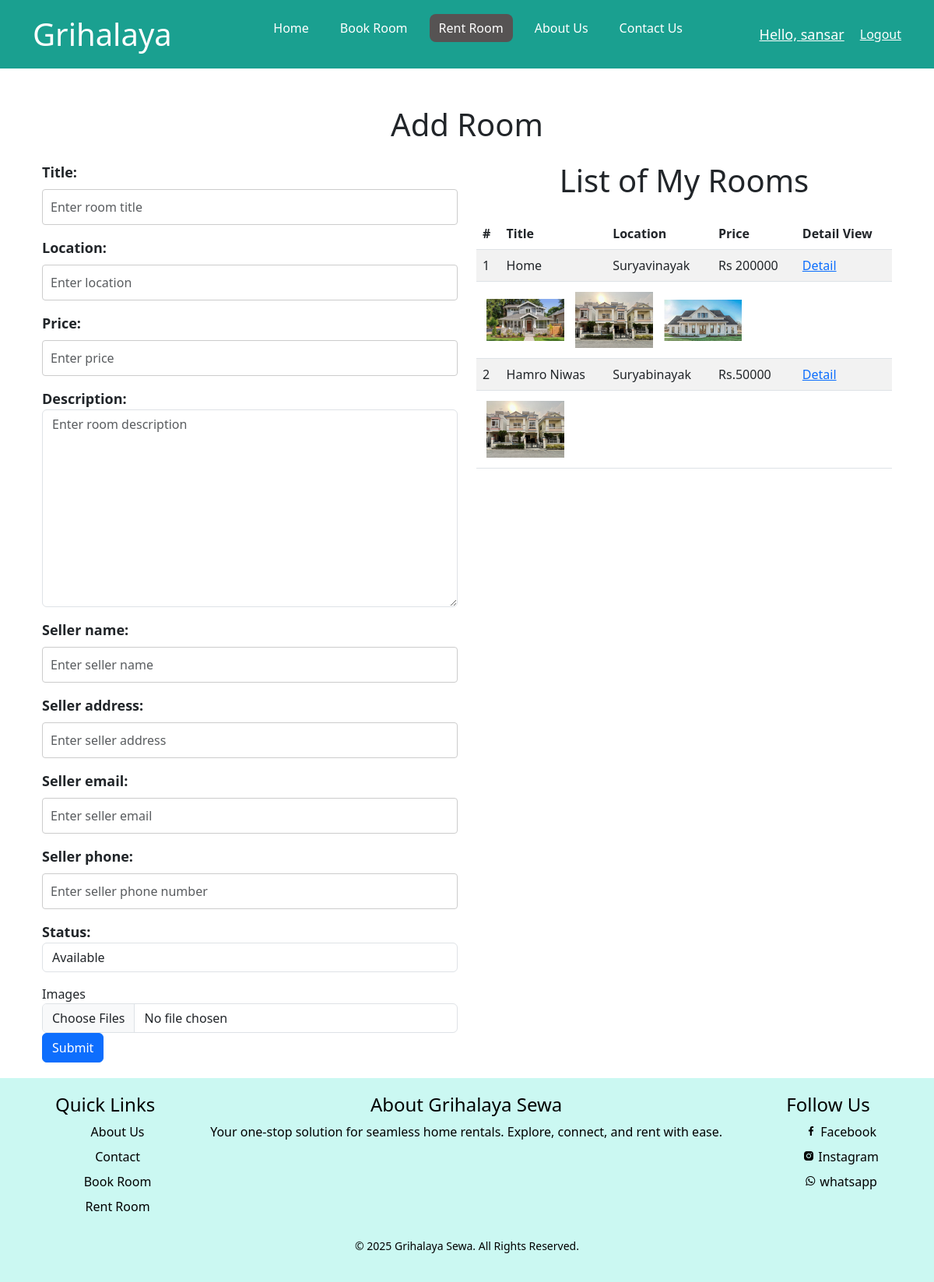
Screenshot of /accounts/sell/1/ (signed in) with the database file from the repository.
### registration/models.py (models this page shows, shortened)
class Room(models.Model):
    title = models.CharField(max_length=200)
    location = models.CharField(max_length=255)
    price = models.CharField(max_length=255)
    description = models.TextField()
    seller_name = models.CharField(max_length=255)
    seller_address = models.TextField()
    seller_email = models.EmailField()
    seller_phone = models.CharField(max_length=15)
    status = models.CharField(
        max_length=50,
        choices=[('available', 'Available'), ('sold', 'Sold')],
        default='available'
    )
    user = models.ForeignKey(User, on_delete=models.CASCADE, related_name='rooms', null=True, blank=True)

class RoomImage(models.Model):
    room = models.ForeignKey(Room, on_delete=models.CASCADE, related_name='images')
    image = models.ImageField(upload_to='room_images/')

### registration/views.py (the view)
# urls.py: path('sell/<int:pk>/',views.selling,name="selling"),#room_insert, room_list==id
@login_required(login_url='registration:login')
def selling(request, pk):
    rooms = Room.objects.filter(user_id=pk)
    if request.method == 'POST':
        form = RoomForm(request.POST)
        images = request.FILES.getlist('image')  # Retrieve multiple files
        if form.is_valid():
            room = form.save(commit=False)
            room.user = request.user
            room.save()
            for image in images:
                RoomImage.objects.create(room=room, image=image)
            return redirect('registration:buying')
    else:
        form = RoomForm()
    return render(request, "registration/selling/sell_room_insert.html", {
        "selling": "active",
        'form': form,
        'rooms': rooms
    })

### templates/registration/selling/sell_room_insert.html (shortened to what this page needs)
    {% extends "main/base.html" %}
    {% load static %}
    {% block css %}
    {{ block.super }}
    {% endblock css %}
    {% block content %}
    <div class="container mt-5">
        <h1 class="mb-4">Add Room</h1>
        <div class="row">
            <div class="col-md-6">
            <form method="post" enctype="multipart/form-data">
                {{ form.as_p }}
                <div class="form-group">
                    <label for="id_image">Images</label>
                    <input type="file" name="image" id="id_image" class="form-control" multiple>
                </div>
                <button type="submit" class="btn btn-primary">Submit</button>
            </form>
            </div>
            <div class="col-md-6">
                <h1 class="mb-4">List of My Rooms</h1>
                <table class="table table-striped">
                    <thead>
                        <tr>
                            <th>#</th>
                            <th>Title</th>
                            <th>Location</th>
                            <th>Price</th>
                            <th>Detail View</th>
                        </tr>
                    </thead>
                <tbody>
                    {% for room in rooms %}
                    <tr>
                        <td>{{ forloop.counter }}</td>
                        <td>{{ room.title }}</td>
                        <td>{{ room.location }}</td>
                        <td>{{ room.price }}</td>
                        <td>
                            <a href="{% url 'registration:sell_room_detail' room.pk %}">Detail</a>
                        </td>
                    </tr>
                    <tr>
                        <td colspan="5">
                            {% for image in room.images.all %}
                            <img src="{{ image.image.url }}" alt="Room Image" style="width: 100px; height: auto; margin: 5px;">
                            {% endfor %}
                        </td>
                    </tr>
                    {% empty %}
                    <tr>
                        <td colspan="5" class="text-center">No rooms available.</td>
                    </tr>
                    {% endfor %}
                </tbody>
                </table>
            </div>
        </div>
    </div>
    {% endblock content %}

### templates/main/navbar.html
{% load static %}
<div class="bg-header">
<div class="container">
<header>
    <div class="logo">
        <a href="#" > Grihalaya</a>
    </div>
    <nav class="navbar">
        <ul >
            <li><a class="{{profile}}" href="{% url "registration:profile" %}">Home</a></li>
            <li><a class="{{buying}}" href="{% url "registration:buying" %}">Book Room</a></li>
            {% if request.user.is_authenticated %}
            <li><a class="{{selling}}" href="{% url "registration:selling" request.user.pk %}">Rent Room</a></li>
            {% else %}
            <li><a class="{{selling}}" href="{% url "registration:selling2" %}">Rent Room</a></li>
            {% endif %}
            <li><a class="{{aboutus}}" href="{% url "aboutus" %}">About Us</a></li>
            <li><a class="{{contactus}}" href="{% url "registration:contactus" %}">Contact Us</a></li>
        </ul>
    </nav>
    <div class="h-btn">
        {% if request.user.is_authenticated %}
        <a href="{% url "registration:about_me" %}"><span class="hello"> Hello, {{request.user.username}} </span></a>
        <a href="{% url "registration:logout" %}" class="btn-logout">Logout</a>
        {% else %}
        <a href="{% url "registration:login" %}"  class="btn-login">Login</a>
        <a href="{% url "registration:signup" %}"  class="btn-signup">Sign Up</a>
        {% endif %}
    </div>
 </header>
</div>
</div>

### static/css/mycss2.css (style rules this page uses)
* { margin: 0; padding: 0; box-sizing: border-box; }
.container { width: 1200px; margin: auto; }
.bg-header { background-color: #1aa090; }
header { display: flex; align-items: center; justify-content: space-between; padding: 10px 0px; }
.logo a { text-decoration: none; font-size: 40px; color: white; }
.navbar ul { display: flex; align-items: center; justify-content: center; color: white; list-style: none; }
.navbar ul li a { padding: 6px 12px; margin: 0 8px; border-radius: 8px; text-decoration: none; color: white; display: inline-block; }
ul li .active { background-color: rgb(86, 83, 83); }
.h-btn { display: flex; align-items: center; justify-content: center; gap: 20px; }
.h-btn a { display: inline-block; color: white; }
.hello { display: inline-block; font-size: 18px; color: white; text-decoration: underline; }
.row img { width: 100%; height: 100%; transition: all 0.3s ease; position:relative; cursor: pointer; margin-top: 20px; }
.row p { font-size: 18px; font-weight: bold; }
h1 { text-align: center; color: #333; }
input[type="text"], input[type="email"], textarea { width: 100%; padding: 10px; margin: 8px 0; border: 1px solid #ccc; border-radius: 4px; box-sizing: border-box; }

### rows the page displays
Room: title "Home", location "Suryavinayak", price "Rs 200000"
RoomImage: image (picture)
RoomImage: image (picture)
RoomImage: image (picture)
Room: title "Hamro Niwas", location "Suryabinayak", price "Rs.50000"
RoomImage: image (picture)

### other values shown
{{ request.user.username }} "sansar"
